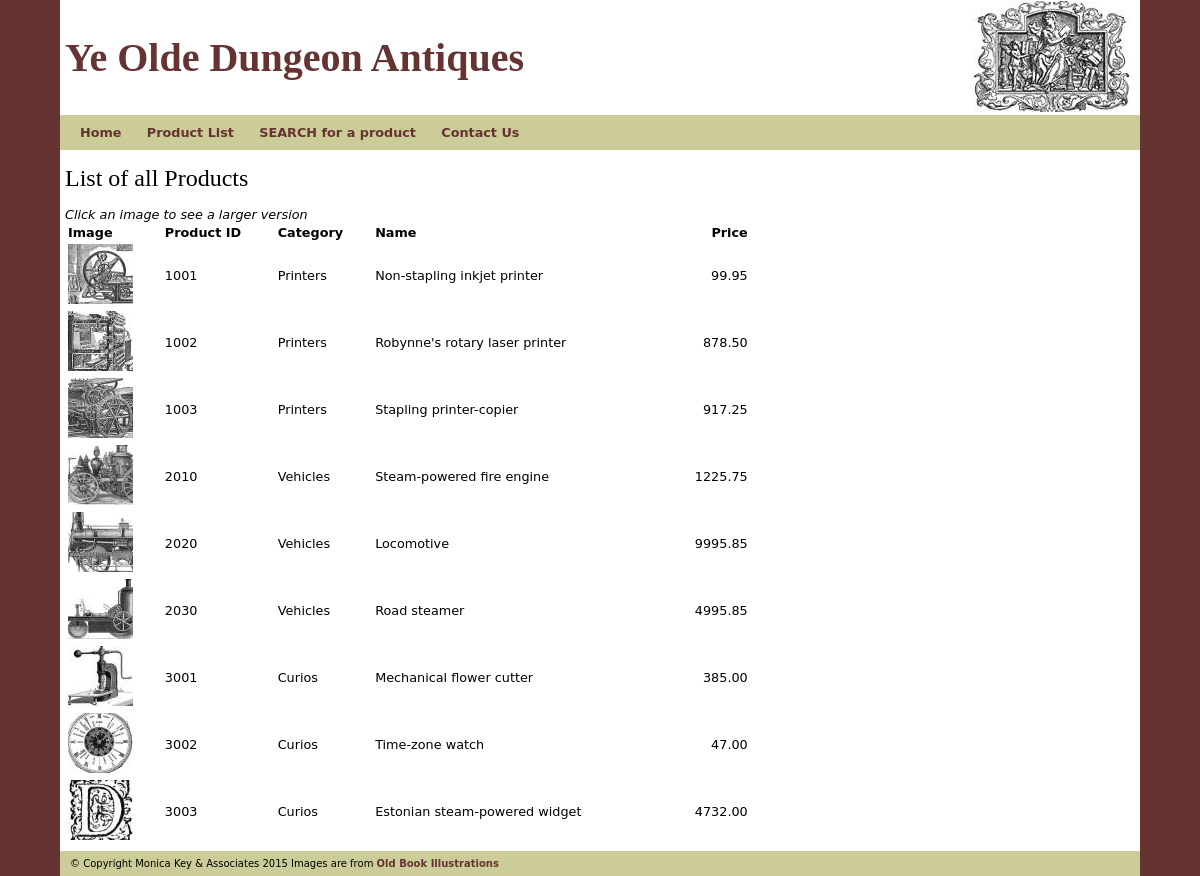
The app's page /antiques/public_html/productList.php with its own data.
### tables this page shows
CREATE TABLE Product (
	productID	integer(5) PRIMARY KEY NOT NULL,
	categoryID 	tinyint NOT NULL,
	pName		  varchar(40),
	pPrice		float(6,2),
	pImage		varchar(30) COMMENT 'image filename',
	FOREIGN KEY (categoryID) REFERENCES Category(categoryID)
);

CREATE TABLE Category (
	categoryID	tinyint PRIMARY KEY NOT NULL,
	cDesc		varchar(25)
);

### antiques/public_html/productList.php (the view, shortened to what this page needs)
<?php
	require('../incFrontend/incHeader.php');
	require_once('../incFrontend/connect.php');
?>
    <h2>List of all Products</h2>
    <p><br /><em>Click an image to see a larger version</em></p>
    <p>
    <table width="65%">
      <tr>
          <th class="leftText">Image</th>
          <th class="leftText">Product ID</th>
          <th class="leftText">Category</th>
          <th class="leftText">Name</th>
          <th class="rightText">Price</th>
      </tr>
<?php
	$sql = 'SELECT p.pImage, p.productID, c.cDesc, p.pName, p.pPrice FROM Category as c, Product as p WHERE c.categoryID = p.categoryID';
	$stmt = $db->prepare($sql);
		$stmt->execute();
		$stmt->bind_result($pImage, $productID, $cDesc, $pName, $pPrice);
		while ($stmt->fetch()) {
			print '<tr>';
				print '<td>';
				print '<a href="gallery/' . $pImage . '">';
				print '<img src="galleryThumbs/' . $pImage . '" width="65" height="60" alt="product image" /></a>';
				print '</td>';
				print '<td>';
				print $productID;
				print '</td>';
				print '<td>';
				print $cDesc;
				print '</td>';
				print '<td>';
				print $pName;
				print '</td>';
				print '<td class="rightText">';
				printf("%0.2f", $pPrice);
				print '</td>';
			print "</tr>\n";
		}
?>
    </table>
    </p>
<?php require('../incFrontend/incFooter.php'); ?>

### antiques/incFrontend/incHeader.php (shortened to what this page needs)
<!DOCTYPE html>
<html lang="en">
<head>
	<link rel="stylesheet" href="css/main.css" />
</head>
<body>
<div id="wrapper">
  <header role="banner">
      <div class="rightimg">
        <img src="img/logo.jpg" width="157" height="111" alt="ornate black and white line drawing of people reading books" title="" />
      </div>
      <h1>Ye Olde Dungeon Antiques</h1>
  </header>
  <nav role="navigation">
      <a href="index.php">Home</a>
      <a href="productList.php">Product List</a>
      <a href="productSearch.php">SEARCH for a product</a>
      <a href="contact.php">Contact Us</a>
  </nav>
  <div id="content" role="main">

### antiques/incFrontend/incFooter.php (shortened to what this page needs)
  </div>
</div>
<footer>
      <p>
        &#169; Copyright Monica Key &#38; Associates 2015
        Images are from <a href="http://www.oldbookillustrations.com/">Old Book Illustrations</a>
      </p>
</footer>
</body>
</html>

### antiques/public_html/css/main.css (style rules this page uses)
html, body { height: 100%; }
body { background-color: #633; color: #000; font: 0.8em Verdana,"Bitstream Vera Sans", "DejaVu Sans", Arial, sans-serif; margin: 0 5% 0 5%; overflow-y: scroll; }
header, footer, nav { display: block; }
p, h2, header, footer, nav { margin: 0; padding: 0; }
header { padding: 1px 5px 0 5px; }
nav { line-height: 35px; padding-left: 20px; background-color: #CC9; }
#wrapper { min-height: 100%; background-color: #FFF; }
#content { padding: 15px 20px 30px 5px; }
footer { margin-top: -25px; height: 25px; line-height: 25px; padding-left: 10px; clear: both; background-color: #CC9; font-size: 7.5pt; }
a { font-weight: bold; text-decoration: none; margin-right: 2%; }
a:link, a:visited { color: #633; }
.rightimg { float: right; margin-left: 15px; margin-right: 5px; }
h1 { font: 40px Georgia,serif; font-weight: bold; line-height: 60px; color: #633; }
h2 { font: 18pt Georgia,serif; }
.rightText { text-align: right; }
.leftText { text-align: left; }

### records on screen
product: pImage (picture), productID "1001", categoryID.cDesc "Printers", pName "Non-stapling inkjet printer", pPrice "99.95"
product: pImage (picture), productID "1002", categoryID.cDesc "Printers", pName "Robynne's rotary laser printer", pPrice "878.50"
product: pImage (picture), productID "1003", categoryID.cDesc "Printers", pName "Stapling printer-copier", pPrice "917.25"
product: pImage (picture), productID "2010", categoryID.cDesc "Vehicles", pName "Steam-powered fire engine", pPrice "1225.75"
product: pImage (picture), productID "2020", categoryID.cDesc "Vehicles", pName "Locomotive", pPrice "9995.85"
product: pImage (picture), productID "2030", categoryID.cDesc "Vehicles", pName "Road steamer", pPrice "4995.85"
product: pImage (picture), productID "3001", categoryID.cDesc "Curios", pName "Mechanical flower cutter", pPrice "385.00"
product: pImage (picture), productID "3002", categoryID.cDesc "Curios", pName "Time-zone watch", pPrice "47.00"
product: pImage (placeholder picture), productID "3003", categoryID.cDesc "Curios", pName "Estonian steam-powered widget", pPrice "4732.00"
